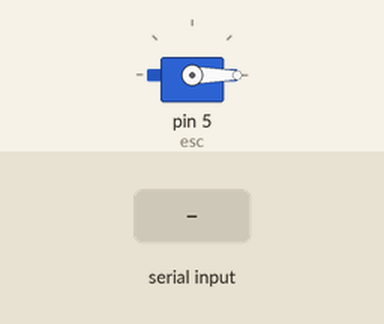
Simulated run of this sketch. Board: Arduino Uno, built with avr-gcc and run on an emulated ATmega328P. Shown: servo. Inputs (shaded band) come from the test bench.

Above: at 6.2 s.
6.3 s: "90,45\n" received over the second serial link
At 7.1 s:
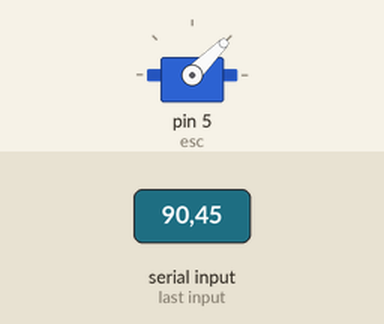
8.8 s: "30,150\n" received over the second serial link
At 9.4 s:
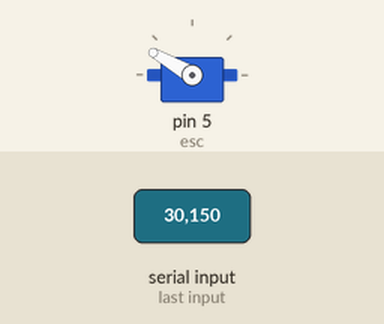
10.3 s: "200\n" received over the second serial link
At 11.1 s:
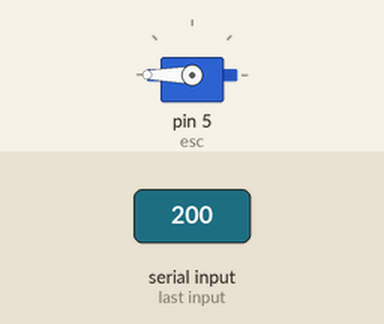
Timing chart, 0 to 13.3 s (numbered marks = the images above; inputs shaded):
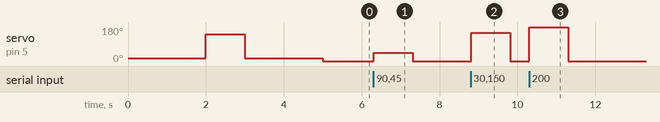

Measured:
- after the input at 6.3 s, servo on pin 5 (esc): 0° → 45° at once, → 0° 1.0 s later
- after the input at 8.8 s, servo on pin 5 (esc): 0° → 150° at once, → 0° 1.0 s later
- after the input at 10.3 s, servo on pin 5 (esc): 0° → 180° at once, → 0° 1.0 s later

The sketch:

longboard_tester.ino
```cpp
#include <Servo.h>
#include <SoftwareSerial.h>

SoftwareSerial mySerial(3,2);
Servo esc;
int hall = 6;
int spd = 0;
void setup(){
  esc.attach(5);
  esc.writeMicroseconds(700);
  delay(2000);
  esc.writeMicroseconds(2000);
  delay(1000);
  esc.writeMicroseconds(700);
  delay(2000);
  mySerial.begin(9600);
}

void loop(){
  esc.write(spd);
  if (mySerial.available()){
    spd = mySerial.parseInt();
    mySerial.println(spd);
  }
}
```
